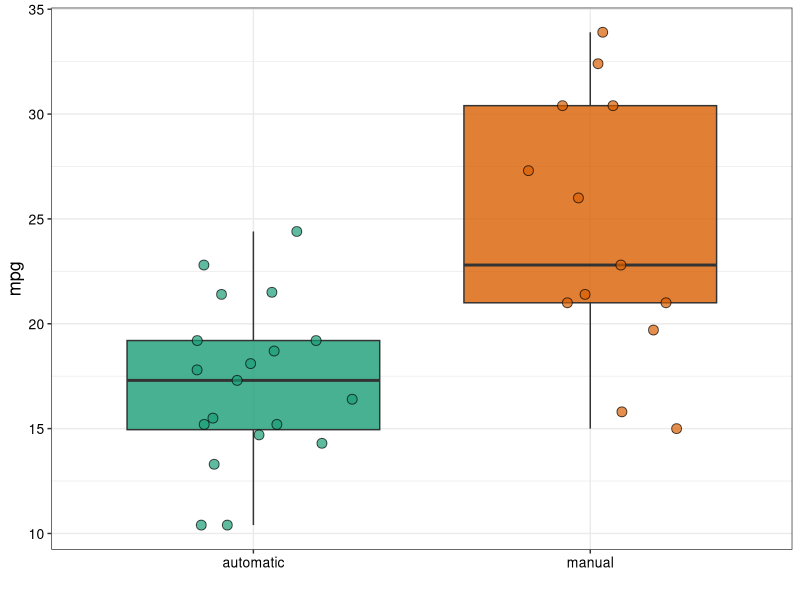
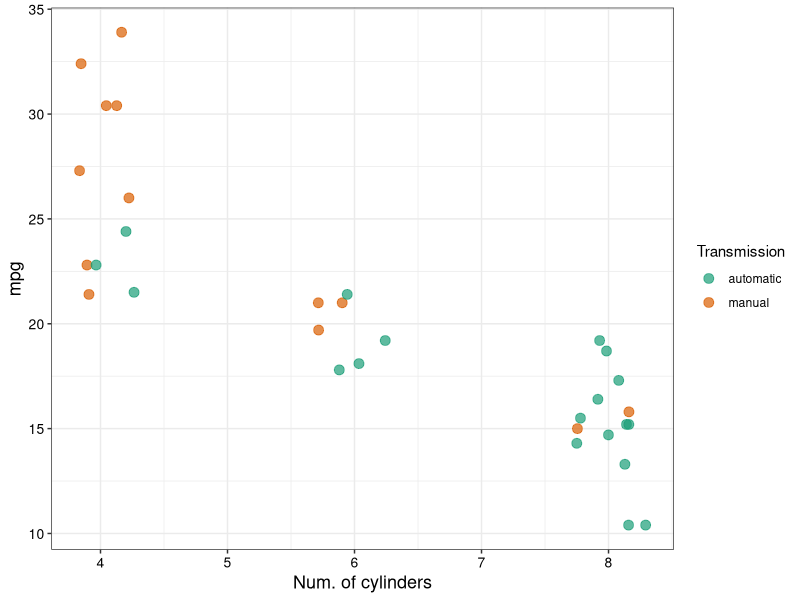
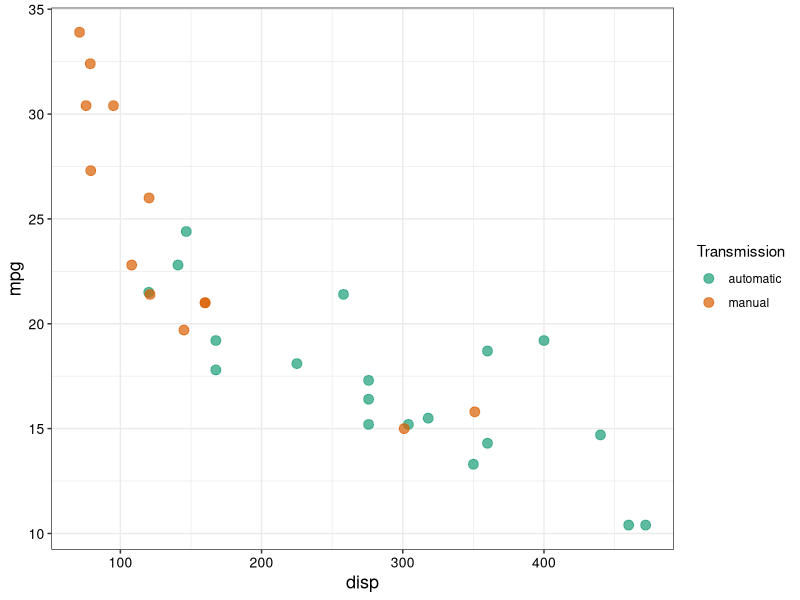
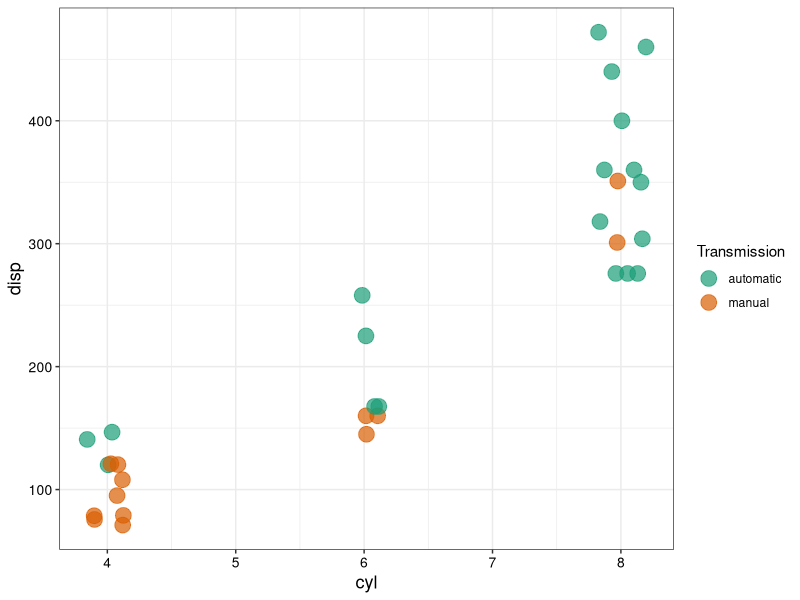
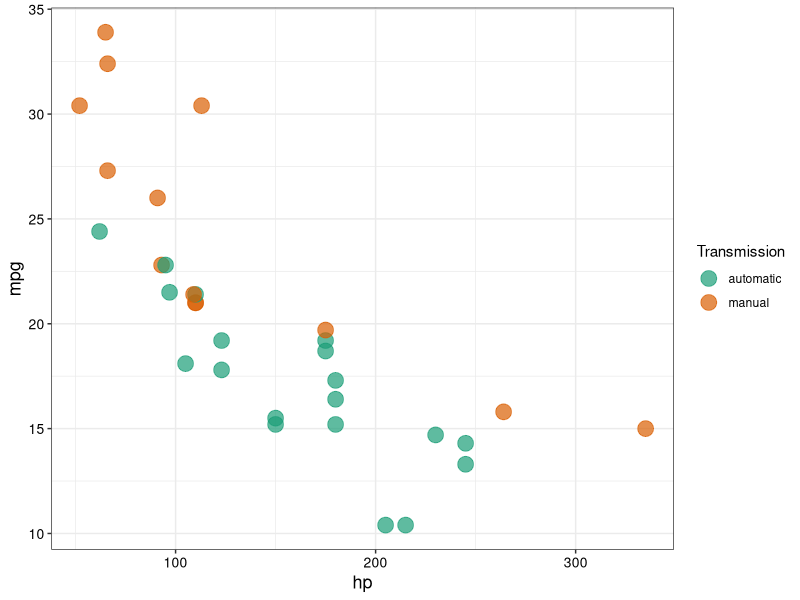
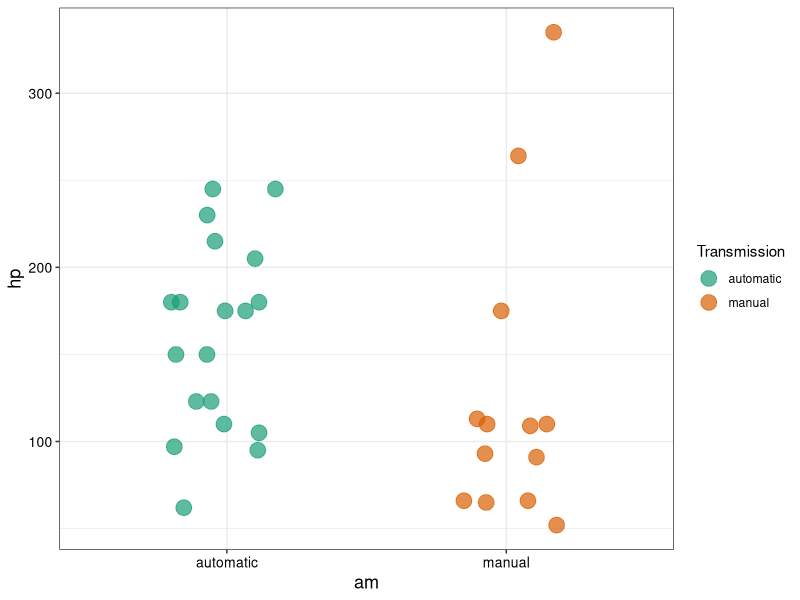
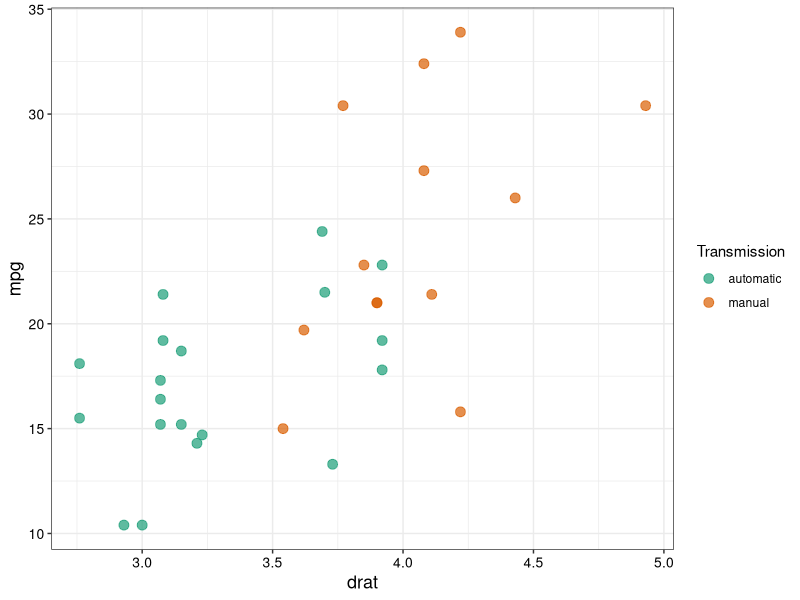
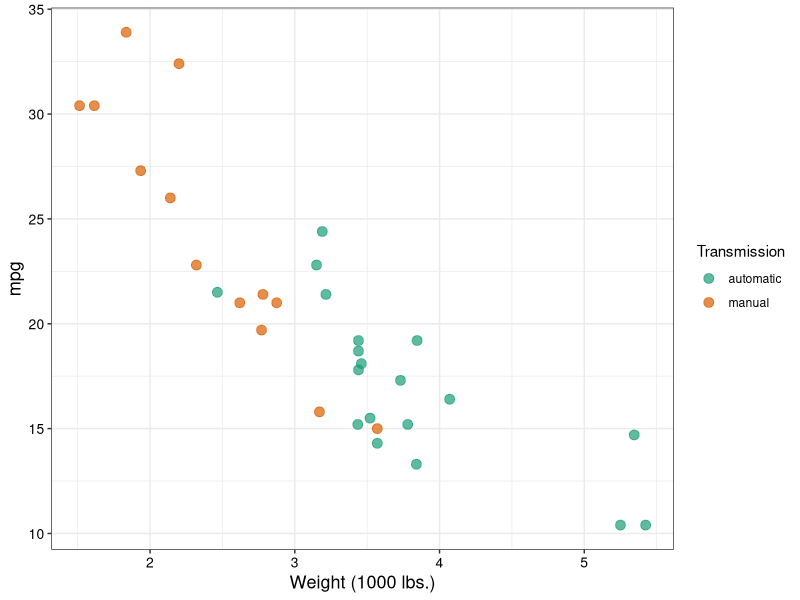

Write the R code that produced these figures, in order.



### Motor Trend data analysis ###
#================================



# Load the data and take a quick peek at it
data(mtcars)
head(mtcars)
str(mtcars)
sum(!complete.cases(mtcars))



# Load up libraries
library(ggplot2)
library(dplyr)
library(tidyr)


# Make am and vs factor variables instead of numeric
mtcars <- mtcars %>% mutate(am = factor(am, levels = c("0", "1"), labels = c("automatic", "manual")),
                            vs = factor(vs, c("0", "1"), c("V", "S")))

# ?mtcars provides some more information about the dataset.



#=======================================================
# Final Take

# Make some custom palettes just because I feel like seeing different colors.
color.palette <- scale_color_brewer(palette = "Dark2", guide = FALSE)
fill.palette <- scale_fill_brewer(palette = "Dark2", guide = FALSE)

# Make some theme elements to make the plots look nice and
# easy to read:

# plot.theme creates a simple that's easy to look at
plot.theme <- theme_bw() +
        theme(axis.title = element_text(size = 13),
              axis.text = element_text(size = 10, color = "black"),
              strip.text = element_text(size = 10))

# legend.top.right puts the legend in the top right corner of the plot
legend.top.right <- theme(legend.justification = c(1,1),
                          legend.position = c(1,1),
                          legend.background = element_rect(fill = "transparent"))

# First look at mpg vs. am
ggplot(mtcars, aes(am, mpg)) + 
        geom_boxplot(aes(fill = am), alpha = .8) +
        geom_jitter(aes(fill = am), shape = 21, size = 3, height = 0, width = .3, alpha = .7) +
        fill.palette +
        labs(x = "") +
        plot.theme


# So the problem with this dataset is that
# 1) it's small
# 2) the characteristics of manual vs. automatic
#    automatic transmissions are not the same across
#    the board! This means that you can't just compare
#    the gas mileage between the two types of
#    transmission without accounting for other
#    variables.
#
# Thus, I should set out to find out which variables might
# be affecting gas mileage that are clearly different
# between manual transmission cars and automatic
# transmission cars.
# 
# Which variables would you expect might possibly
# affect gas mileage?
#
# Number of cylinders: I would expect that the more
# cylinders a car has, A) the heaver it becomes
# (though maybe not heavier enough to make a
#  difference), and B) the less fuel efficient it
# becomes.
ggplot(mtcars, aes(cyl, mpg)) + 
        geom_jitter(aes(color = am), size = 3, alpha = .7, height = 0, width = .3) +
        labs(x = "Num. of cylinders") +
        scale_color_brewer(palette = "Dark2", name = "Transmission") +
        plot.theme

# It definitely looks like as you put more cylinders in
# the engine, fuel efficiency declines. Furthermore,
# there are more automatic transmission cars that have
# 8 cylinders and more manual transmission cars that have
# 4 cylinders. This could definitely affect our assessment
# of which type of transmission gets better gas mileage!

# Engine displacement. If my impression of cars serves me
# correctly, I would expect that cars with bigger engines
# get less fuel economy.
ggplot(mtcars, aes(disp, mpg)) +
        geom_point(aes(color = am), size = 3, alpha = .7) +
        scale_color_brewer(palette = "Dark2", name = "Transmission") +
        plot.theme

# And that's exactly what the data shows. It also shows that
# the displacement volumes of manual transmission cars in the
# dataset are smaller than those of automatic transmission cars.
# This could affect conclusions made about the difference in 
# fuel economy between manual transmission and automatic 
# transmission cars! Interestingly, it also looks like there
# is some curvature in the relationship between engine displacement
# and miles per gallon. ALSO not that the number of cylinders
# and the engine displacement are kind of measuring the
# same thing:
ggplot(mtcars, aes(cyl, disp)) + 
        geom_jitter(aes(color = am), size = 5, alpha = .7, height = 0, width = .2) +
        scale_color_brewer(palette = "Dark2", name = "Transmission") +
        plot.theme

# Next, horsepower. My guess is that more horsepower probably
# corresponds to less fuel efficiency. My experience tells me
# that muscle cars and sports cars with a lot of horse powers
# get fewer miles to the gallon.
ggplot(mtcars, aes(hp, mpg)) +
        geom_point(aes(color = am), size = 5, alpha = .7) +
        scale_color_brewer(palette = "Dark2", name = "Transmission") +
        plot.theme

# Clearly, more horsepower does correspond to less fuel
# efficiency. But its less clear whether or not manual
# transmission cars and automatic transmission cars in
# this data set differ in their overall horsepowers.
ggplot(mtcars, aes(am, hp)) +
        geom_jitter(aes(color = am), size = 5, alpha = .7, height = 0, width = .2) +
        scale_color_brewer(palette = "Dark2", name = "Transmission") +
        plot.theme

# This makes it look like there is maybe some difference
# between the horsepowers of the automatic vs. the
# manual transmission cars in the dataset. Thus,
# it may also be influencing the fuel efficiency
# of the two types of transmissions.

# Next: rear axle ratio. I did a little bit of reading
# and found that often times axle ratio is talked about
# in the context of pickup trucks. It is the ratio of the
# number of gear teeth on the rear axle gear to the number
# of teeth on the pinion gear of the driveshaft, which is
# turned by the transmission. When the pinion gear is
# turned by the transmission, the axle gear is subsequently
# turned by the pinion gear, causing the rear wheels to turn.
# So, if a car has a ratio of 4.11, for example, then it would
# take 4.11 revolutions of the pinion gear to turn the axle
# gear once. For trucks, the significance is this: the higher
# this ratio is, the more pulling power the truck has but the
# lower the top-speed of the car becomes. And the inverse is
# also true. What I expect to see in this dataset is that
# cars with higher ratios get fewer miles per gallon because
# it takes more energy to turn the rear axle gear the rear
# axle gear one revolution.
ggplot(mtcars, aes(drat, mpg)) +
        geom_point(aes(color = am), size = 3, alpha = .7) +
        scale_color_brewer(palette = "Dark2", name = "Transmission") +
        plot.theme
        

# Aha! The trend is actually the opposite. Why is this? To be
# honest, I'm not sure why this is. Everything I have found
# about axle ratios says that higher ratios should mean less
# fuel efficiency. What may be going on here is that there is
# a separate confounding variable. At any rate, it's also clear
# from this plot that the rear axle ratios of automatic vs.
# manual transmission cars are not the same! This could again
# potentially affect any conclusions made about the fuel efficiency
# of the two types of transmissions.

# Weight! I'm expecting to see that heavier cars get fewer
# miles per gallon than lighter cars.
ggplot(mtcars, aes(wt, mpg)) +
        geom_point(aes(color = am), size = 3, alpha = .7) +
        labs(x = "Weight (1000 lbs.)") +
        scale_color_brewer(palette = "Dark2", name = "Transmission") +
        plot.theme

# And that's exactly what the data shows. What it also shows is
# that the manual transmission cars in the dataset weight
# less than the automatic transmission cars in the dataset.

# V engines vs. straight engines. Straight engines, or inline
# engines, contain all the cylinders in one line. Because of
# this, engines with more than 6 cylinders can't be made to
# fit in a car's engine compartment. V engines, on the other
# hand, have their cylinders oriented in two rows. This means
# that they are wider but not as long as straight engines and
# they can therefore be used to fit more than 6 cylinders into
# the engine compartment. I'm not sure what to expect here, but
# what I did was plot the mpg of the two engine types faceted
# by the number of cylinders and colored the points according
# the type of transmission.
ggplot(mtcars, aes(vs, mpg)) + 
        geom_jitter(aes(color = am), size = 5, alpha = .7, height = 0, width = .3) +
        facet_wrap(~ cyl, nrow = 1) +
        scale_color_brewer(palette = "Dark2", name = "Transmission") +
        plot.theme

# What it seems to show is that A) the only case where there's
# anything to compare is in 6 cylinder engines, B) it's a little
# hard to compare in this case anyway because all the V engines
# are manual transmission and all the straight engines are
# automatic transmission, and C) if you are going to compare the
# two engine types in 6 cylinder engines, they don't appear to get
# different gas mileage.

# Number of forward gears? I'm not sure what to expect here. It
# could go either way or there could be nothing at all.
ggplot(mtcars, aes(gear, mpg)) +
        geom_jitter(aes(color = am), size = 5, alpha = .7, height = 0, width = .2) +
        scale_color_brewer(palette = "Dark2", name = "Transmission") +
        plot.theme

# Interesting. It looks like cars with only 3 forward gears are
# less fuel efficient than cars with 4 or 5 forward gears. Furthermore,
# All cars with only 3 forward gears have automatic transmission.

# Number of carburetors. Also not sure what to expect here.
ggplot(mtcars, aes(carb, mpg)) + 
        geom_jitter(aes(color = am), size = 5, alpha = .7, height = 0, width = .2) +
        scale_color_brewer(palette = "Dark2", name = "Transmission") +
        plot.theme

# It looks like fuel efficiency declines as the number of carburetors
# increases. It also looks like for each number of carburetors,
# automatic transmission cars get fewer miles per gallon than manual
# transmission cars.



# Model selection. 

# Start with a model containing all the variable you selected.
# For each model, select the largest p-value that doesn't
# correspond to "ammanual" and remove it from the data to create
# the next model. Keep doing this until you have only "Intercept"
# and "ammanual" remaining.
model.data <- list()
models <- list()
model.summaries <- list()
model.data[[1]] <- mtcars %>% select(mpg, cyl, disp, hp, drat, wt, am, gear, carb)
models[[1]] <- lm(mpg ~ ., model.data[[1]])
model.summaries[[1]] <- summary(models[[1]])
for(i in 1:(length(model.data[[1]])-2)){
        parms <- coef(model.summaries[[i]])
        amindex <- which(rownames(parms) == "ammanual")
        parms <- parms[-amindex,]
        var <- names(which.max(parms[,4]))
        varindex <- which(names(model.data[[i]]) == var)
        model.data[[i+1]] <- model.data[[i]][,-varindex]
        models[[i+1]] <- lm(mpg ~ ., model.data[[i+1]])
        model.summaries[[i+1]] <- summary(models[[i+1]])
}

anova(models[[8]], models[[7]], models[[6]],
      models[[5]], models[[4]], models[[3]],
      models[[2]], models[[1]])


final.model <- models[[6]]
summary(final.model)




# Visualize it

# Create new data containing predicted values from final.model 
# to mtcars dataset that extend slightly beyond the range of the
# data so the lines don't look stupid.
pred <- mtcars %>% group_by(am, cyl) %>% 
        mutate(lower = range(wt)[1]-1,
                  upper = range(wt)[2]+1) %>% 
        select(cyl, am, lower, upper) %>% 
        gather("bound", "wt", lower:upper) %>% 
        select(-bound) %>% 
        ungroup
pred$pred <- predict(final.model, newdata = pred)

# Plot mpg vs. weight, colored by number of cylinders
# Lines are predicted values from final.model
ggplot(mtcars, aes(wt, mpg)) +
        geom_line(data = pred, aes(wt, pred, color = factor(cyl)), size = 1.5, alpha = .7) +
        geom_point(aes(color = factor(cyl)), size = 5, alpha = .7) +
        scale_color_brewer(palette = "Dark2", name = "Num. of cylinders") +
        facet_wrap(~ am) +
        labs(x = "Weight (1000 lbs.)",
             y = "mpg") +
        plot.theme +
        legend.top.right


# Hmmm I don't know about that. Because I forced the lines to
# be parallel, they don't fit the data that well.
# Look at the residuals:
mtcars$resid <- resid(final.model)
mtcars <- mtcars %>% arrange(cyl) %>% mutate(index = 1:nrow(mtcars))
ggplot(mtcars, aes(index, resid)) +
        geom_hline(yintercept = 0, size = 2, alpha = .5) +
        geom_point(size = 5, aes(color = factor(cyl), shape = am)) +
        color.palette +
        scale_shape_discrete(guide = FALSE) +
        plot.theme

# See how the residuals don't all look balanced?




#=====================================================

# This time I'll fit a model that includes an interaction
# term between number of cylinders and car weight. The
# residuals look much better.
final.model2 <- lm(mpg ~ am + cyl*wt, mtcars)
summary(final.model2)
mtcars2 <- mtcars %>% mutate(resid = resid(final.model2)) %>% 
        arrange(cyl) %>% 
        mutate(index = 1:nrow(mtcars))

# Plot the residuals
ggplot(mtcars2, aes(index, resid)) +
        geom_hline(yintercept = 0, size = 2, alpha = .5) +
        geom_point(aes(color = factor(cyl), shape = am), size = 5) +
        color.palette +
        scale_shape_discrete(guide = FALSE) +
        plot.theme

# Visualized again
pred2 <- mtcars %>% group_by(am, cyl) %>% 
        mutate(lower = range(wt)[1]-1,
               upper = range(wt)[2]+1) %>% 
        select(cyl, am, lower, upper) %>% 
        gather("bound", "wt", lower:upper) %>% 
        select(-bound) %>% 
        ungroup
pred2$pred <- predict(final.model2, newdata = pred2)

ggplot(mtcars2, aes(wt, mpg)) +
        geom_line(data = pred2, aes(wt, pred, color = factor(cyl)), size = 1.5, alpha = .7) +
        geom_point(aes(color = factor(cyl)), size = 5, alpha = .7) +
        scale_color_brewer(palette = "Dark2", name = "Num. of cylinders") +
        facet_wrap(~ am) +
        labs(x = "Weight (1000 lbs.)",
             y = "mpg") +
        plot.theme +
        legend.top.right




#=============================================


# Of course, according to this, the type of transmission
# doesn't really make a difference. So an even better
# model should include only weight, number of cylinder,
# and their interaction as covariates.
final.model3 <- lm(mpg ~ wt*cyl, mtcars)
summary(final.model3)

mtcars3 <- mtcars %>% mutate(resid = resid(final.model3)) %>% 
        arrange(cyl) %>% 
        mutate(index = 1:nrow(mtcars))

# Plot the residuals
ggplot(mtcars3, aes(index, resid)) +
        geom_hline(yintercept = 0, size = 2, alpha = .5) +
        geom_point(aes(color = factor(cyl)), size = 5) +
        color.palette +
        scale_shape_discrete(guide = FALSE) +
        plot.theme

# Visualized again
pred3 <- mtcars %>% group_by(am, cyl) %>% 
        mutate(lower = range(wt)[1]-1,
               upper = range(wt)[2]+1) %>% 
        select(cyl, am, lower, upper) %>% 
        gather("bound", "wt", lower:upper) %>% 
        select(-bound) %>% 
        ungroup
pred3$pred <- predict(final.model3, newdata = pred3)

ggplot(mtcars3, aes(wt, mpg)) +
        geom_line(data = pred3, aes(wt, pred, color = factor(cyl)), size = 1.5, alpha = .7) +
        geom_point(aes(color = factor(cyl)), size = 5, alpha = .7) +
        scale_color_brewer(palette = "Dark2", name = "Num. of cylinders") +
        labs(x = "Weight (1000 lbs.)",
             y = "mpg") +
        plot.theme +
        legend.top.right



